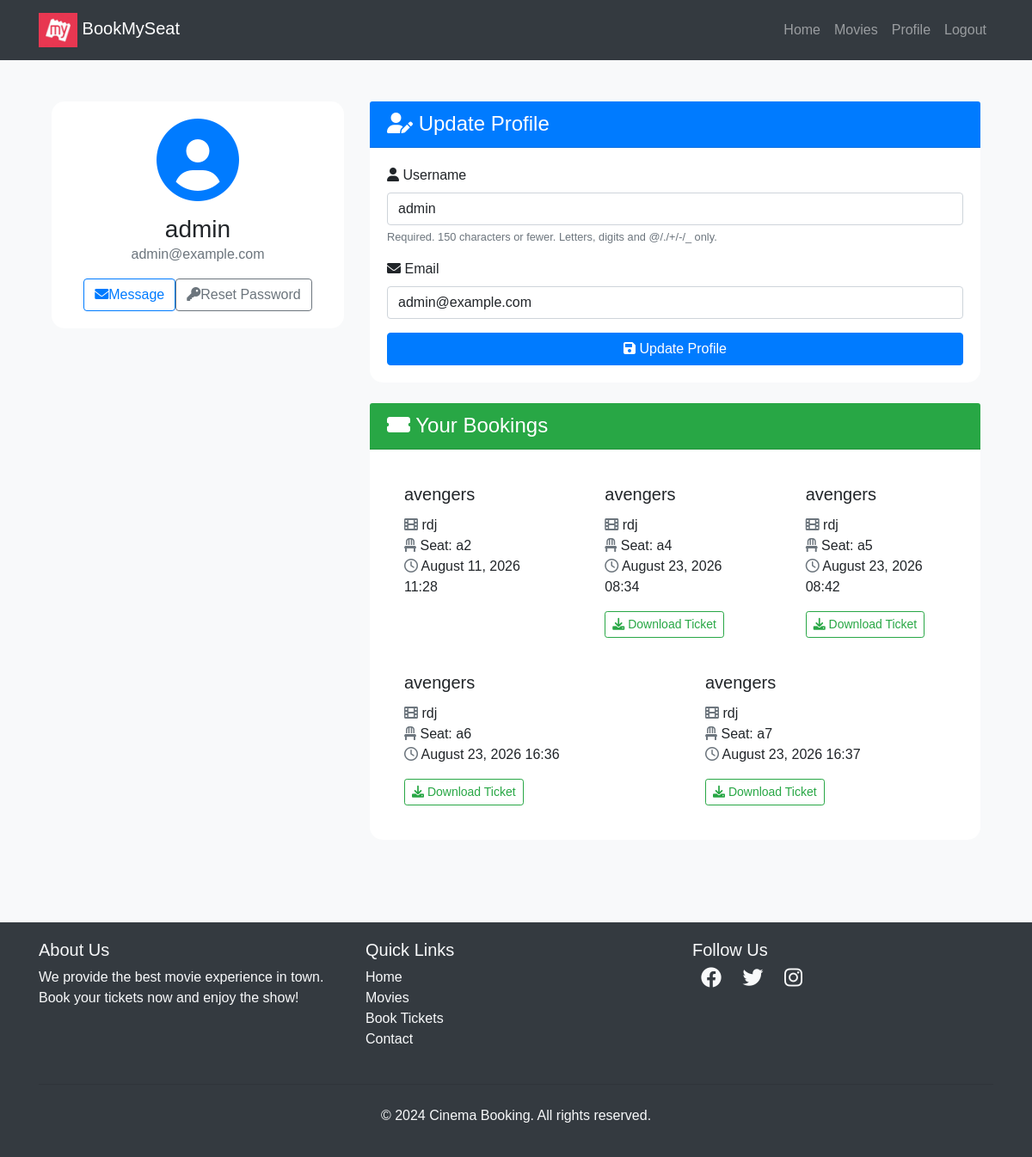
Screenshot of /users/profile/ (signed in) with the database file from the repository.
### movies/models.py (models this page shows, shortened)
class Booking(models.Model):
    STATUS_CHOICES = [
        ('pending', 'Pending Payment'),
        ('confirmed', 'Confirmed'),
        ('cancelled', 'Cancelled'),
    ]
    user=models.ForeignKey(User,on_delete=models.CASCADE)
    seat=models.OneToOneField(Seat,on_delete=models.CASCADE)
    movie=models.ForeignKey(Movie,on_delete=models.CASCADE)
    theater=models.ForeignKey(Theater,on_delete=models.CASCADE)
    booked_at=models.DateTimeField(auto_now_add=True)
    status=models.CharField(max_length=10, choices=STATUS_CHOICES, default='pending')
    order_id = models.UUIDField(null=True, blank=True, editable=False)
    class Meta:
        indexes = [
            models.Index(fields=['status']),
            models.Index(fields=['booked_at']),
            models.Index(fields=['status', 'booked_at']),
        ]

class Movie(models.Model):
    name = models.CharField(max_length=255)
    image = models.ImageField(upload_to="movies/")
    rating = models.DecimalField(max_digits=3, decimal_places=1)
    cast = models.TextField()
    description = models.TextField(blank=True, null=True)
    genre = models.CharField(max_length=100, blank=True, default='')
    language = models.CharField(max_length=50, blank=True, default='')
    release_date = models.DateField(null=True, blank=True)
    trailer_url = models.URLField(blank=True, default='', help_text="Paste a YouTube video link")
    duration_minutes = models.PositiveIntegerField(null=True, blank=True, help_text="Movie length in minutes")
    AGE_RATING_CHOICES = [
        ('U', 'U - Universal'),
        ('UA', 'UA - Parental Guidance'),
        ('A', 'A - Adults Only'),
        ('S', 'S - Restricted to Special Class'),
    ]
    age_certification = models.CharField(max_length=2, choices=AGE_RATING_CHOICES, blank=True, default='')

class Theater(models.Model):
    name = models.CharField(max_length=255)
    movie = models.ForeignKey(Movie,on_delete=models.CASCADE,related_name='theaters')
    time= models.DateTimeField()
    city = models.CharField(max_length=100, blank=True, default='')
    ticket_price = models.DecimalField(max_digits=6, decimal_places=2, default=200.00)

class Seat(models.Model):
    theater = models.ForeignKey(Theater,on_delete=models.CASCADE,related_name='seats')
    seat_number = models.CharField(max_length=10)
    is_booked=models.BooleanField(default=False)
    reserved_by = models.ForeignKey(User, on_delete=models.SET_NULL, null=True, blank=True, related_name='reserved_seats')
    reserved_until = models.DateTimeField(null=True, blank=True)
    class Meta:
        indexes = [
            models.Index(fields=['is_booked']),
        ]

### users/views.py (the view)
# urls.py: path('profile/', profile, name='profile'),
@login_required
def profile(request):
    bookings= Booking.objects.filter(user=request.user)
    if request.method == 'POST':
        u_form = UserUpdateForm(request.POST, instance=request.user)
        if u_form.is_valid():
            u_form.save()
            return redirect('profile')
    else:
        u_form = UserUpdateForm(instance=request.user)
    return render(request, 'users/profile.html', {'u_form': u_form,'bookings':bookings})

### users/forms.py
class UserUpdateForm(forms.ModelForm):
    email = forms.EmailField()
    class Meta:
        model = User
        fields = ['username', 'email']

### templates/users/profile.html (shortened to what this page needs)
{% extends "users/basic.html" %} {% block content %}
<div class="container py-5">
  <div class="row">
    <div class="col-lg-4 mb-4">
      <div class="card shadow">
        <div class="card-body text-center">
          <div class="mb-3">
            <i class="fas fa-user-circle fa-6x text-primary"></i>
          </div>
          <h3 class="card-title mb-0">{{ user.username }}</h3>
          <p class="text-muted mb-3">{{ user.email }}</p>
          <div class="d-flex justify-content-center">
            <a href="#" class="btn btn-outline-primary me-2"><i class="fas fa-envelope me-2"></i>Message</a>
            <a href="{% url 'password_reset' %}" class="btn btn-outline-secondary"><i class="fas fa-key me-2"></i>Reset Password</a>
          </div>
        </div>
      </div>
    </div>
    <div class="col-lg-8">
      <div class="card shadow mb-4">
        <div class="card-header bg-primary text-white">
          <h4 class="mb-0"><i class="fas fa-user-edit me-2"></i> Update Profile</h4>
        </div>
        <div class="card-body">
          <form method="POST">
            {% for field in u_form %}
              <div class="mb-3">
                <label for="{{ field.id_for_label }}" class="form-label">
                  <i class="fas fa-{% if field.name == 'username' %}user{% elif field.name == 'email' %}envelope{% else %}info-circle{% endif %} me-2"></i>
                  {{ field.label }}
                </label>
                {{ field }}
                {% if field.help_text %}
                  <small class="form-text text-muted">{{ field.help_text }}</small>
                {% endif %}
              </div>
            {% endfor %}
            <button class="btn btn-primary w-100" type="submit"><i class="fas fa-save me-2"></i> Update Profile</button>
          </form>
        </div>
      </div>
      <div class="card shadow">
        <div class="card-header bg-success text-white">
          <h4 class="mb-0"><i class="fas fa-ticket-alt me-2"> </i> Your Bookings</h4>
        </div>
        <div class="card-body">
          {% if bookings %}
            <div class="row row-cols-1 row-cols-md-2 g-4">
              {% for booking in bookings %}
                                <div class="col">
                  <div class="card h-100 border-0 shadow-sm">
                    <div class="card-body">
                      <h5 class="card-title">{{ booking.movie.name }}</h5>
                      <p class="card-text">
                        <i class="fas fa-film me-2 text-muted"> </i>  {{ booking.theater.name }}<br>
                        <i class="fas fa-chair me-2 text-muted"> </i>  Seat: {{ booking.seat.seat_number }}<br>
                        <i class="far fa-clock me-2 text-muted"> </i>  {{ booking.booked_at|date:"F d, Y H:i" }}
                      </p>
                      {% if booking.order_id %}
                      <a href="{% url 'download_ticket' booking.order_id %}" class="btn btn-outline-success btn-sm">
                        <i class="fas fa-download me-1"></i> Download Ticket
                      </a>
                      {% endif %}
                    </div>
                  </div>
                </div>
              {% endfor %}
            </div>
          {% else %}
            <div class="text-center py-5">
              <i class="fas fa-ticket-alt fa-4x text-muted mb-3"></i>
              <p class="lead mb-0">No bookings yet. Time to plan your next movie night!</p>
            </div>
          {% endif %}
        </div>
      </div>
    </div>
  </div>
</div>
<link rel="stylesheet" href="https://cdnjs.cloudflare.com/ajax/libs/font-awesome/6.0.0-beta3/css/all.min.css">
{% endblock %}

### templates/users/basic.html (style rules this page uses)
body { font-family: Arial, sans-serif; }

### templates/users/profile.html (style rules this page uses)
body { background-color: #f8f9fa; }
.card { border-radius: 15px; border: none; transition: transform 0.3s ease-in-out; }
.card-header { border-top-left-radius: 15px; border-top-right-radius: 15px; }
form input, form select, form textarea { display: block; width: 100%; padding: 0.375rem 0.75rem; font-size: 1rem; font-weight: 400; line-height: 1.5; color: #212529; background-color: #fff; background-clip: padding-box; border: 1px solid #ced4da; border-radius: 0.25rem; transition: border-color 0.15s ease-in-out, box-shadow 0.15s ease-in-out; }

### rows the page displays
Booking: movie.name "avengers", theater.name "rdj", seat.seat_number "a2", booked_at "August 11, 2026 11:28"
Booking: movie.name "avengers", theater.name "rdj", seat.seat_number "a4", booked_at "August 23, 2026 08:34", shows "Download Ticket"
Booking: movie.name "avengers", theater.name "rdj", seat.seat_number "a5", booked_at "August 23, 2026 08:42", shows "Download Ticket"
Booking: movie.name "avengers", theater.name "rdj", seat.seat_number "a6", booked_at "August 23, 2026 16:36", shows "Download Ticket"
Booking: movie.name "avengers", theater.name "rdj", seat.seat_number "a7", booked_at "August 23, 2026 16:37", shows "Download Ticket"

### other values shown
{{ user.username }} "admin"
{{ user.email }} "admin@example.com"
{{ field.label }} "Username" "Email"
{{ field.help_text }} "Required. 150 characters or fewer. Letters, digits and @/./+/-/_ only."
